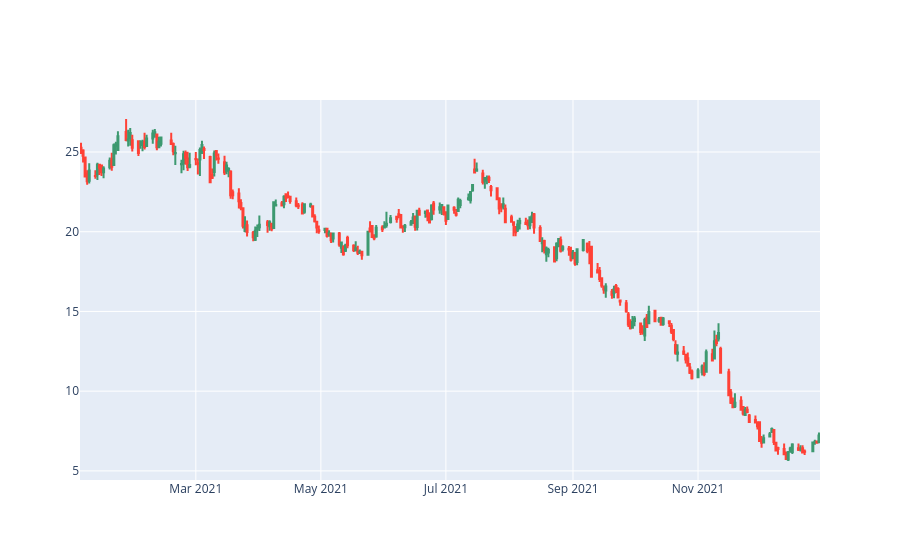

Write notebook code for a chart like this one.
### Code cell
grafico = go.Figure(
    data=[
        go.Candlestick(
            x = dados.index,
            open = dados['Abertura'],
            high = dados['Maior'],
            low = dados['Menor'],
            close = dados['Fechamento']
        )
    ]
)
grafico.update_layout(xaxis_rangeslider_visible=False)
grafico.show()

### Figure 1 — Plotly figure (JSON) as saved in the notebook; plotly's stock layout.template omitted (floating-point values rounded to 4 significant figures; data arrays with more than 128 entries replaced by an {"elided": "..."} marker saying what was removed)
{"data": [{"close": {"elided": "247 float values"}, "high": {"elided": "247 float values"}, "low": {"elided": "247 float values"}, "open": {"elided": "247 float values"}, "type": "candlestick", "x": {"elided": "247 str values"}}], "layout": {"xaxis": {"rangeslider": {"visible": false}}}}
